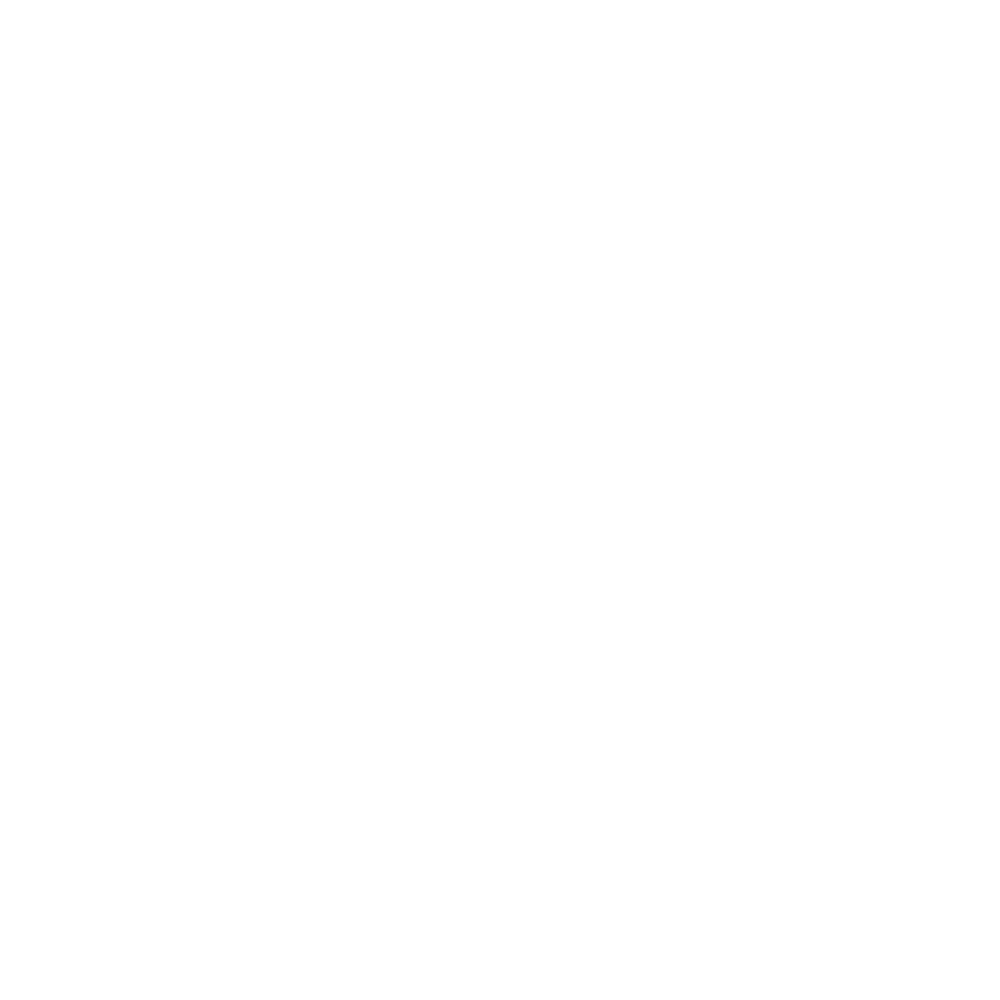
Frame 1 (no input)
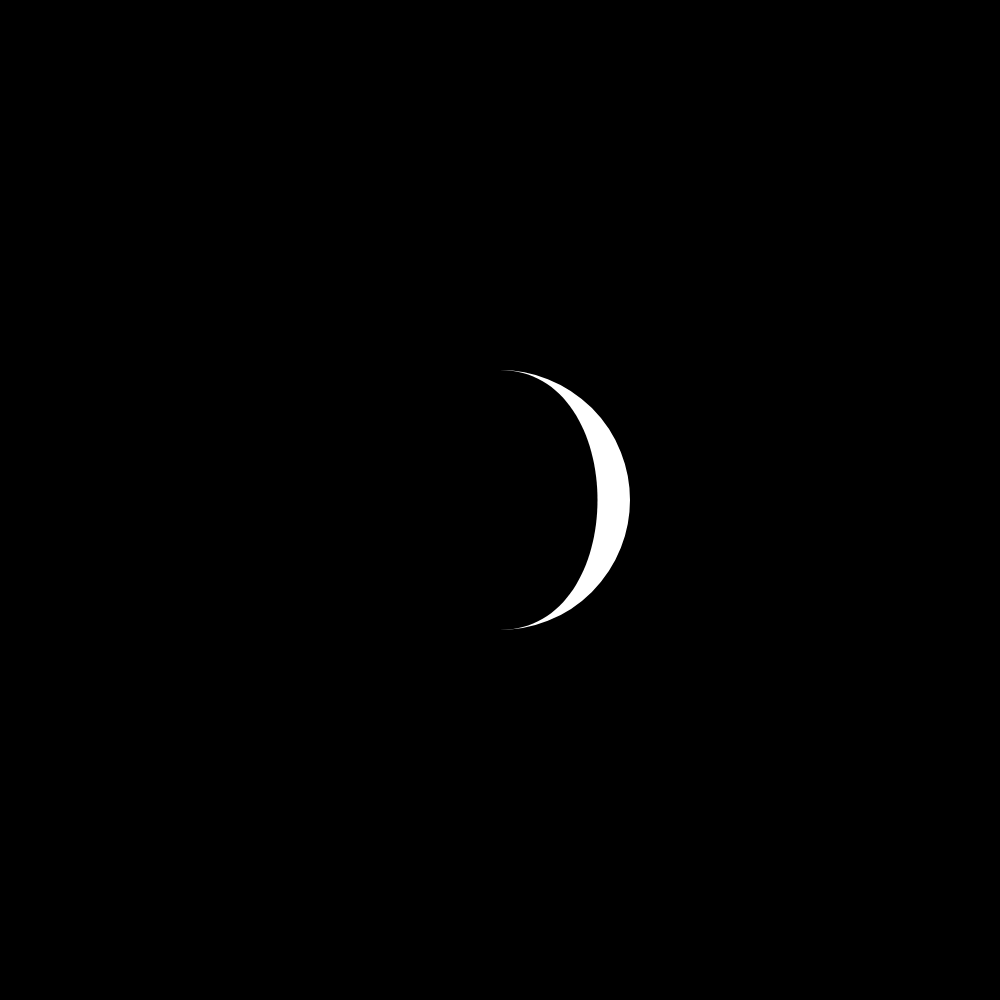
Frame 60 (no input)
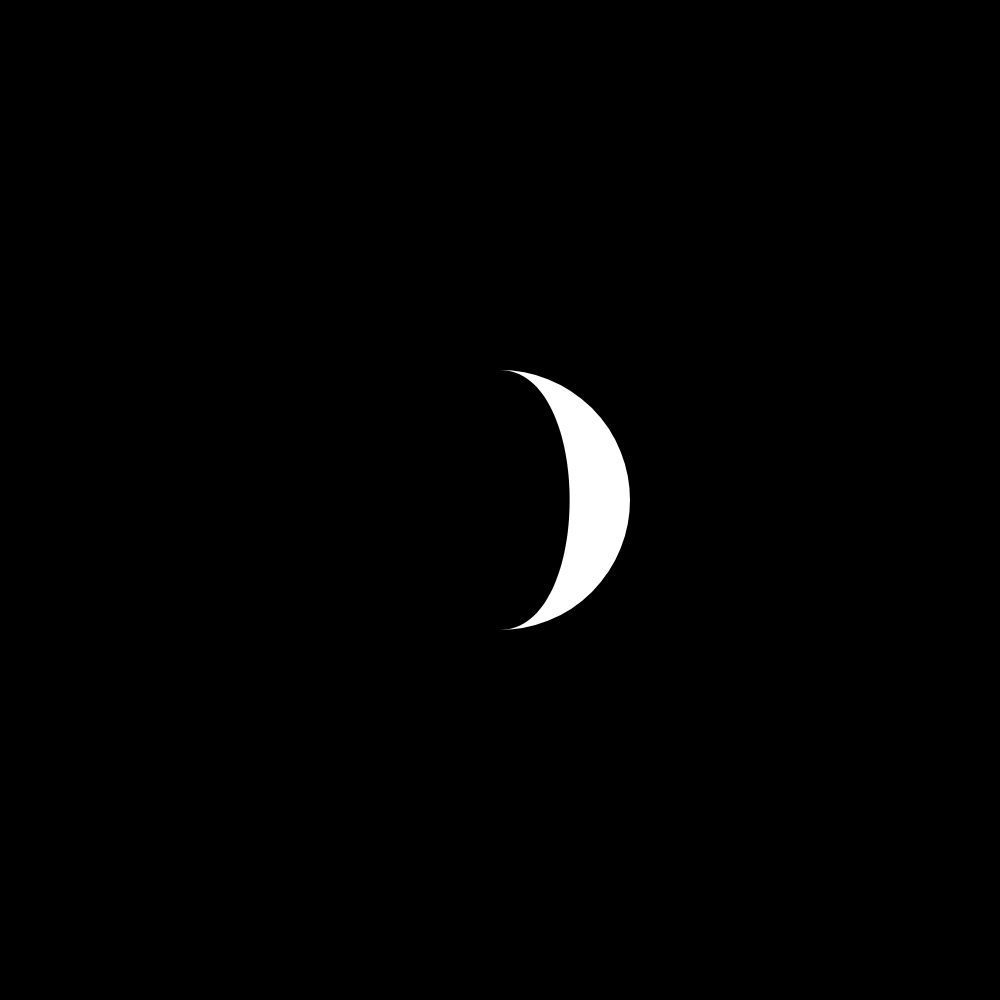
Frame 120 (the mouse pressed at the canvas centre since frame 60)

The p5.js sketch that drew these frames (run headless with seeded random() and noise() and a simulated clock; from frame 60 on, the mouse is pressed at the canvas centre):

// p5.js sketch
// ── sketch.js
let width = 1000;
let height = 1000;
let moonDim = 250;
let shadowDim = 250;
let phase = 0;
let start = 0;
let delta = 500;

function setup() {
  createCanvas(width, height);
  start = millis();
  phase = 0;
}

function draw() {
	if (millis() > start + delta) {
		drawMoon(phase);
		start = millis();
		phase+=1;
		if (phase >= 30) {
			phase = 0;
		}
		console.log(phase);
	}
}

function drawMoon(p) {
	background(0);
	fill(255);

	translate(width/2, height/2);
	stroke(255);
	strokeWeight(10);

	circle(0, 0, moonDim);

	let r = (moonDim/2) + 5;
	let add = 0; 
	let x1, x2, x3, x4, y1, y2, y3, y4;

	strokeWeight(0);
	noStroke();
	fill(0);

	if (p < 16) {
		add = r * p/7;
		rect(-width/2, -height/2, width/2, height);

		if (p >=8) {
			fill(255);
		}

		x1 = -0;		// lower left
		y1 = r ;
		x2 = 0;			// upper left
		y2 = -r ;
		x3 = r - add ;	//lower right
		y3 = r ;
		x4 = r - add ;	// upper right
		y4 = -r ; 

	} else if (p >= 16 ) {
		add = r * (p-16)/7;
		rect(0, -width/2, width/2, height);

		if (p < 24) {
			fill(255); 
		} 

		x1 = 0;			// lower left
		y1 = r ;
		x2 = 0;			// upper left
		y2 = -r ;
		x3 = r - add;	//lower right
		y3 = r ;
		x4 = r - add;	// upper right
		y4 = -r ; 
	} 



	beginShape();
		vertex(x1, y1);
		bezierVertex(x3, y3, x4, y4, x2, y2);
	endShape(CLOSE);

	stroke(255);
	strokeWeight(5);

	/*
	Uncomment to see bezier vertex points
	point(x1, y1);
	point(x2, y2);
	point(x3, y3);
	point(x4, y4);
	*/

}
